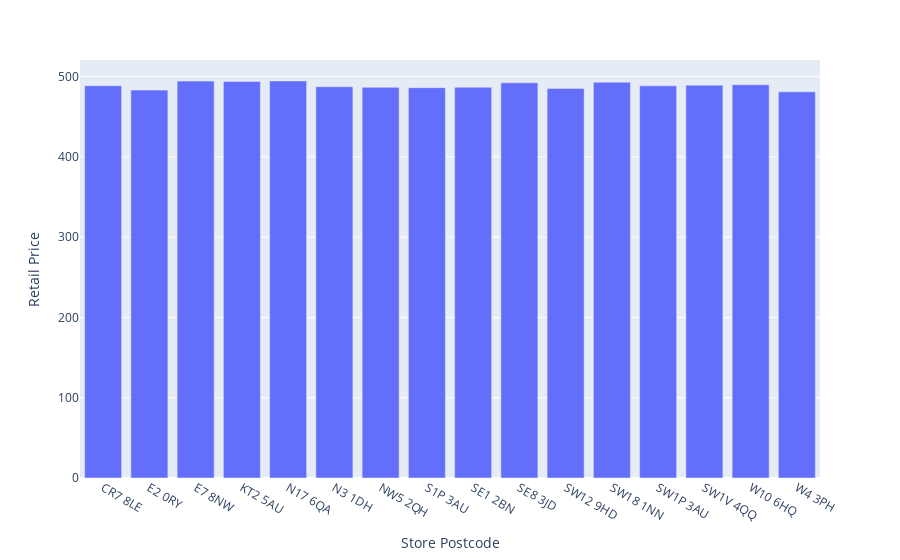

The notebook cell this image was saved under:
### Code cell
fig = px.bar(df1_sub,x="Store Postcode",y ="Retail Price", )
fig.show()

### Figure 1 — Plotly figure (JSON) as saved in the notebook; plotly's stock layout.template omitted (floating-point values rounded to 4 significant figures)
{"data": [{"alignmentgroup": "True", "hovertemplate": "Store Postcode=%{x}<br>Retail Price=%{y}<extra></extra>", "legendgroup": "", "marker": {"color": "#636efa"}, "name": "", "offsetgroup": "", "orientation": "v", "showlegend": false, "textposition": "auto", "type": "bar", "x": ["CR7 8LE", "E2 0RY", "E7 8NW", "KT2 5AU", "N17 6QA", "N3 1DH", "NW5 2QH", "S1P 3AU", "SE1 2BN", "SE8 3JD", "SW12 9HD", "SW18 1NN", "SW1P 3AU", "SW1V 4QQ", "W10 6HQ", "W4 3PH"], "xaxis": "x", "y": [488.6, 483.2, 494.4, 493.9, 494.6, 487.4, 486.6, 486.2, 486.7, 492.2, 485.3, 493.0, 488.5, 489.3, 489.9, 481.0], "yaxis": "y"}], "layout": {"barmode": "relative", "legend": {"tracegroupgap": 0}, "margin": {"t": 60}, "xaxis": {"anchor": "y", "domain": [0, 1], "title": {"text": "Store Postcode"}}, "yaxis": {"anchor": "x", "domain": [0, 1], "title": {"text": "Retail Price"}}}}
